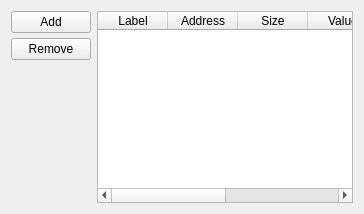
          <widget class="QWidget" name="tab">
           <attribute name="title">
            <string>Watchpoints</string>
           </attribute>
           <layout class="QHBoxLayout" name="horizontalLayout_24">
            <item>
             <layout class="QVBoxLayout" name="verticalLayout_24">
              <property name="spacing">
               <number>5</number>
              </property>
              <property name="rightMargin">
               <number>0</number>
              </property>
              <item>
               <widget class="QPushButton" name="buttonAddWatchpoint">
                <property name="sizePolicy">
                 <sizepolicy hsizetype="Minimum" vsizetype="Fixed">
                  <horstretch>0</horstretch>
                  <verstretch>0</verstretch>
                 </sizepolicy>
                </property>
                <property name="text">
                 <string>Add</string>
                </property>
                <property name="icon">
                 <iconset resource="resources.qrc">
                  <normaloff>:/icons/resources/icons/plus.png</normaloff>:/icons/resources/icons/plus.png</iconset>
                </property>
               </widget>
              </item>
              <item>
               <widget class="QPushButton" name="buttonRemoveWatchpoint">
                <property name="sizePolicy">
                 <sizepolicy hsizetype="Minimum" vsizetype="Fixed">
                  <horstretch>0</horstretch>
                  <verstretch>0</verstretch>
                 </sizepolicy>
                </property>
                <property name="text">
                 <string>Remove</string>
                </property>
                <property name="icon">
                 <iconset resource="resources.qrc">
                  <normaloff>:/icons/resources/icons/minus.png</normaloff>:/icons/resources/icons/minus.png</iconset>
                </property>
               </widget>
              </item>
              <item>
               <widget class="QLabel" name="watchTypeLabel">
                <property name="text">
                 <string/>
                </property>
                <property name="alignment">
                 <set>Qt::AlignCenter</set>
                </property>
               </widget>
              </item>
              <item>
               <widget class="QLabel" name="watchChangeLabel">
                <property name="text">
                 <string/>
                </property>
                <property name="alignment">
                 <set>Qt::AlignCenter</set>
                </property>
               </widget>
              </item>
              <item>
               <spacer name="watchSpacer">
                <property name="orientation">
                 <enum>Qt::Vertical</enum>
                </property>
                <property name="sizeHint" stdset="0">
                 <size>
                  <width>20</width>
                  <height>40</height>
                 </size>
                </property>
               </spacer>
              </item>
             </layout>
            </item>
            <item>
             <widget class="QTableWidget" name="watchpointView">
              <property name="focusPolicy">
               <enum>Qt::NoFocus</enum>
              </property>
              <property name="horizontalScrollBarPolicy">
               <enum>Qt::ScrollBarAsNeeded</enum>
              </property>
              <property name="sizeAdjustPolicy">
               <enum>QAbstractScrollArea::AdjustIgnored</enum>
              </property>
              <property name="autoScroll">
               <bool>false</bool>
              </property>
              <property name="editTriggers">
               <set>QAbstractItemView::AllEditTriggers</set>
              </property>
              <property name="tabKeyNavigation">
               <bool>false</bool>
              </property>
              <property name="showDropIndicator" stdset="0">
               <bool>false</bool>
              </property>
              <property name="dragDropOverwriteMode">
               <bool>false</bool>
              </property>
              <property name="selectionMode">
               <enum>QAbstractItemView::SingleSelection</enum>
              </property>
              <property name="selectionBehavior">
               <enum>QAbstractItemView::SelectRows</enum>
              </property>
              <property name="textElideMode">
               <enum>Qt::ElideLeft</enum>
              </property>
              <property name="horizontalScrollMode">
               <enum>QAbstractItemView::ScrollPerItem</enum>
              </property>
              <property name="gridStyle">
               <enum>Qt::SolidLine</enum>
              </property>
              <property name="sortingEnabled">
               <bool>false</bool>
              </property>
              <property name="wordWrap">
               <bool>false</bool>
              </property>
              <property name="cornerButtonEnabled">
               <bool>false</bool>
              </property>
              <attribute name="horizontalHeaderCascadingSectionResizes">
               <bool>false</bool>
              </attribute>
              <attribute name="horizontalHeaderDefaultSectionSize">
               <number>70</number>
              </attribute>
              <attribute name="horizontalHeaderHighlightSections">
               <bool>false</bool>
              </attribute>
              <attribute name="horizontalHeaderMinimumSectionSize">
               <number>10</number>
              </attribute>
              <attribute name="horizontalHeaderShowSortIndicator" stdset="0">
               <bool>false</bool>
              </attribute>
              <attribute name="horizontalHeaderStretchLastSection">
               <bool>false</bool>
              </attribute>
              <attribute name="verticalHeaderVisible">
               <bool>false</bool>
              </attribute>
              <attribute name="verticalHeaderCascadingSectionResizes">
               <bool>false</bool>
              </attribute>
              <attribute name="verticalHeaderDefaultSectionSize">
               <number>23</number>
              </attribute>
              <attribute name="verticalHeaderHighlightSections">
               <bool>false</bool>
              </attribute>
              <column>
               <property name="text">
                <string>Label</string>
               </property>
              </column>
              <column>
               <property name="text">
                <string>Address</string>
               </property>
              </column>
              <column>
               <property name="text">
                <string>Size</string>
               </property>
              </column>
              <column>
               <property name="text">
                <string>Value</string>
               </property>
              </column>
              <column>
               <property name="text">
                <string>Break Read</string>
               </property>
              </column>
              <column>
               <property name="text">
                <string>Break Write</string>
               </property>
              </column>
             </widget>
            </item>
           </layout>
          </widget>
